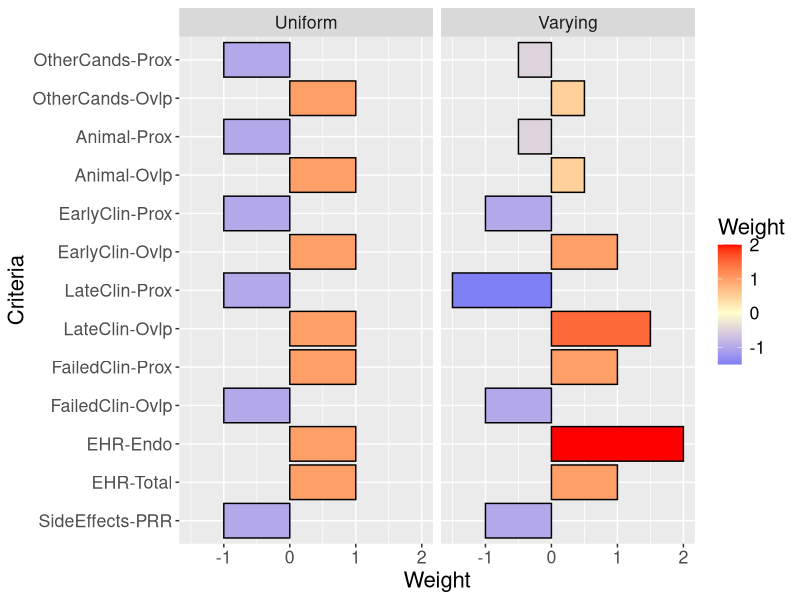
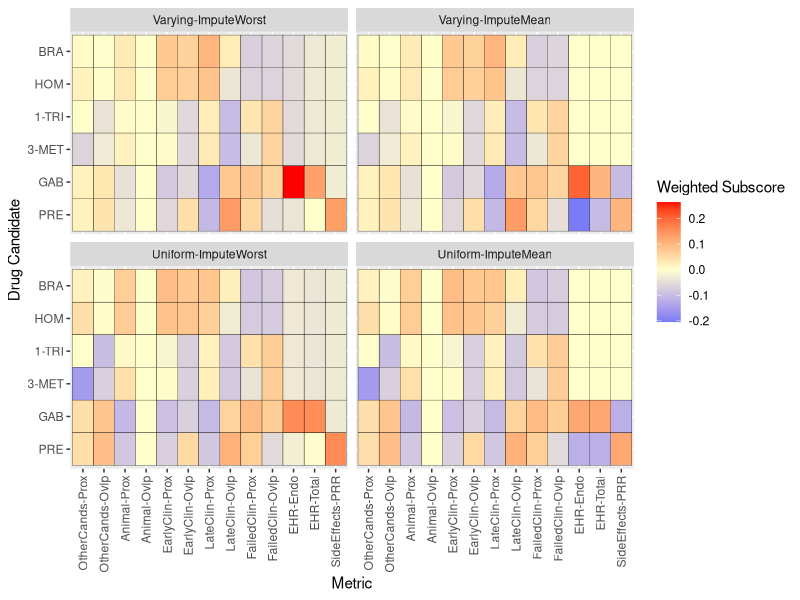
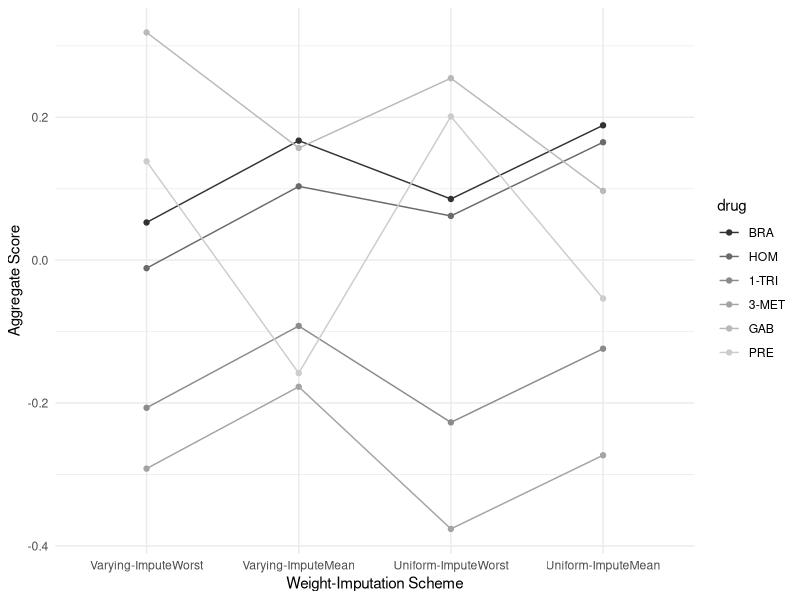
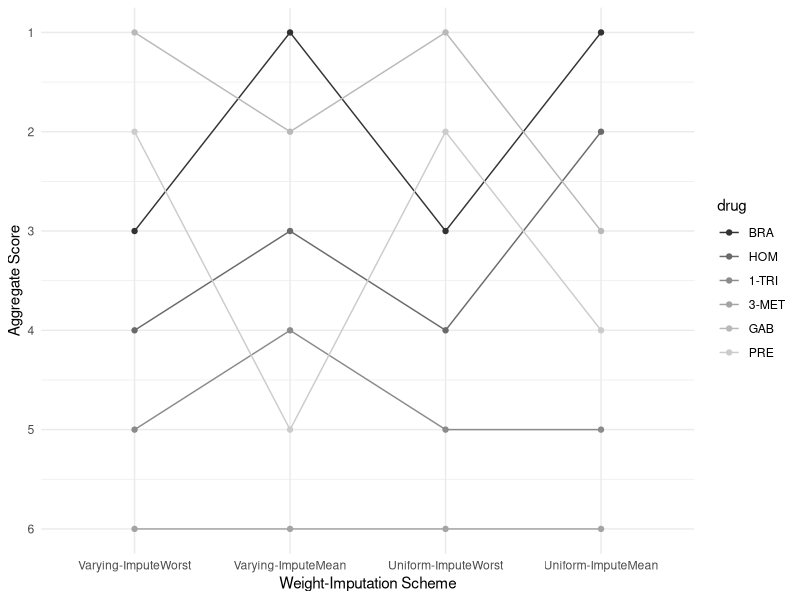
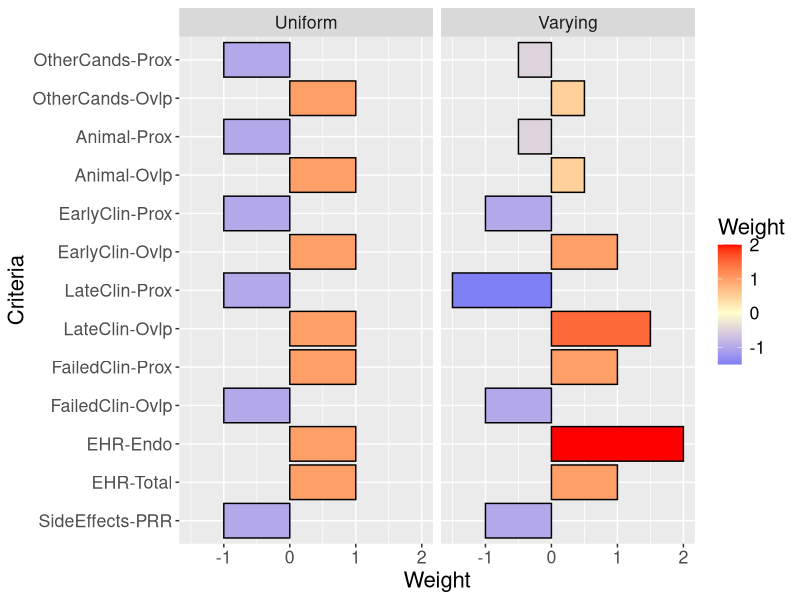
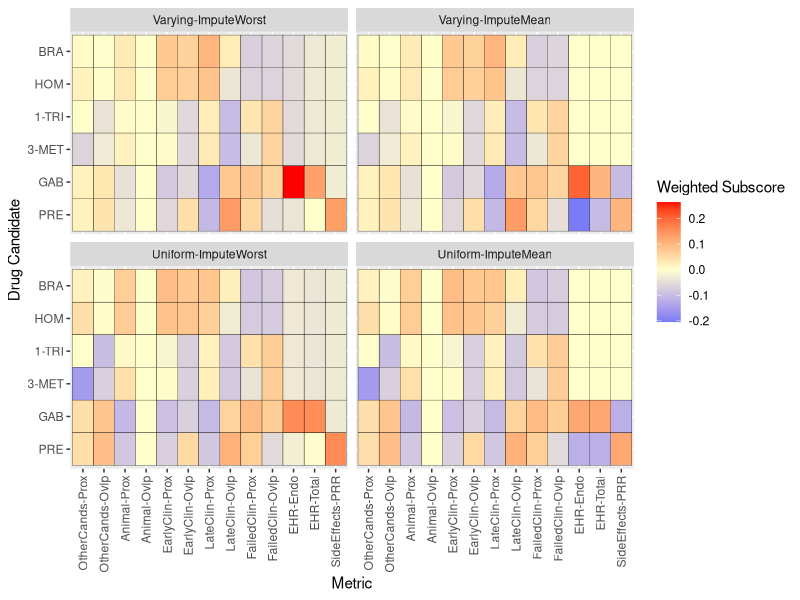
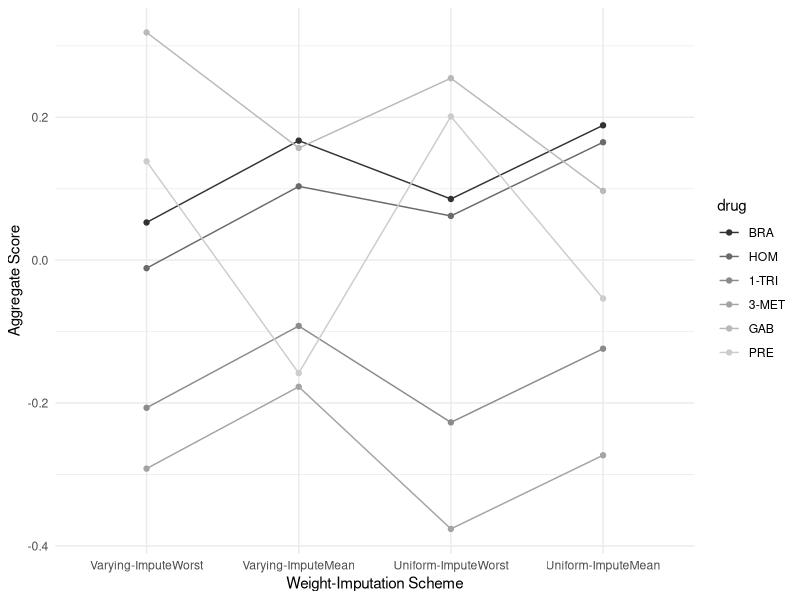
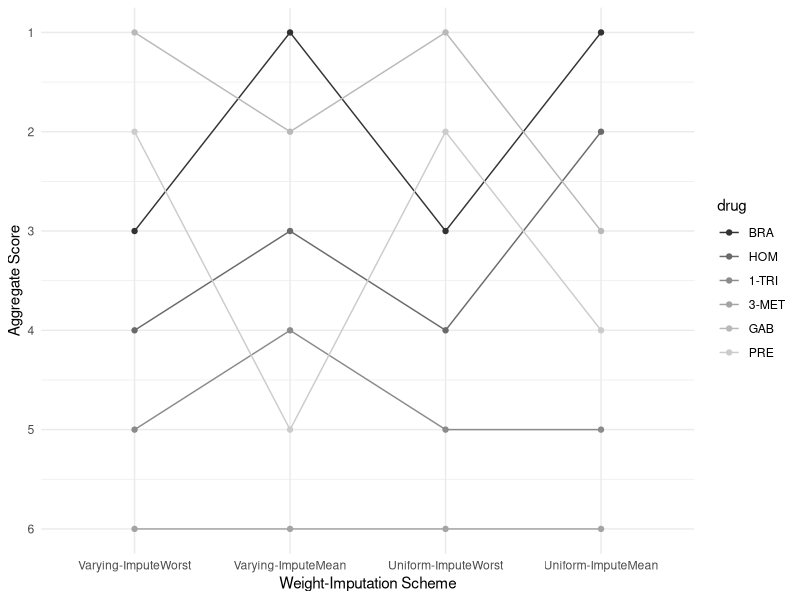

Generate these figures, in order, with R:
## ---- chunk 1
knitr::opts_chunk$set(echo = TRUE)

library(here)
library(readxl)
library(tidyverse)
library(ggplot2)

## ---- chunk 2
overlap_df <- read.csv(here('data/score_output/metric_similarity.csv'))
side_effect_df <- read.csv(here('data/score_output/metric_prr.csv'))
ehr_df <- read_excel(here('data/score_output/metric_ehr.xlsx'))

overlap_reformat_df <- overlap_df |> 
  dplyr::select(drug, reference, proximity, raw_overlap) |> # exclude pval from evidence score for now
  mutate(drug = tolower(drug)) |>
  pivot_wider(names_from=reference, values_from=c(raw_overlap, proximity)) 

side_effect_reformat_df <- side_effect_df |>
  dplyr::select(drug, mean_PRR) |> 
  mutate(drug = tolower(drug)) 

ehr_reformat_df <- ehr_df |>
  dplyr::select(drug, total_taking, endo_taking_excl_window) |> 
  mutate(drug = tolower(drug))

criteria_df <- overlap_reformat_df |>
  left_join(side_effect_reformat_df, by=c('drug')) |>
  left_join(ehr_reformat_df, by=c('drug')) |>
  pivot_longer(!drug, names_to='criteria', values_to='value')
## ---- chunk 3
weights_unif <- read_excel(here('data/score_input/weighting_schemes.xlsx'), sheet='Uniform_Weights')
weights_vary <- read_excel(here('data/score_input/weighting_schemes.xlsx'), sheet='Varying_Weights')
impute_mean <- read_excel(here('data/score_input/weighting_schemes.xlsx'), sheet='Mean_Impute')
impute_worst <- read_excel(here('data/score_input/weighting_schemes.xlsx'), sheet='Worst_Impute')

scheme_unif_mean <- weights_unif |> 
  inner_join(impute_mean, by=c('criteria')) |>
  mutate(scheme = 'uniform_impute_mean')
scheme_unif_worst <- weights_unif |>
  inner_join(impute_worst, by=c('criteria')) |>
  mutate(scheme = 'uniform_impute_worst')
scheme_vary_mean <- weights_vary |>
  inner_join(impute_mean, by=c('criteria')) |>
  mutate(scheme = 'varying_impute_mean')
scheme_vary_worst <- weights_vary |>
  inner_join(impute_worst, by=c('criteria')) |>
  mutate(scheme = 'varying_impute_worst')

schemes_df <- bind_rows(scheme_unif_mean, scheme_unif_worst, scheme_vary_mean, scheme_vary_worst) |>
  group_by(scheme) |>
  mutate(standardized_weight = weight / sum(weight^2))

## ---- chunk 4
scores_df <- criteria_df |>
  left_join(schemes_df, by=c('criteria')) |>
  group_by(scheme, criteria) |>
  mutate(value = 
           case_when(
             is.na(value) & impute_value == 'mean' ~ mean(value, na.rm=TRUE),
             is.na(value) & impute_value == 'max' ~ max(value, na.rm=TRUE),
             is.na(value) & impute_value == 'min' ~ min(value, na.rm=TRUE),
             is.na(value) & impute_value == 'zero' ~ 0,
             TRUE ~ value),
         standardized_value = 
           case_when(
             sd(value) == 0 ~ value,
             TRUE ~ (value - mean(value)) / sd(value)),
         weighted_value = standardized_weight * standardized_value) |>
  dplyr::select(-impute_value)
write.csv(scores_df, here('data/score_output/individual_subscores.csv'))

summed_scores_df <- scores_df |>
  group_by(drug, scheme) |>
  summarise(score = sum(weighted_value)) |>
  arrange(desc(score)) |>
  ungroup() |>
  group_by(scheme) |>
  mutate(rank = 1:n()) 
write.csv(summed_scores_df, here('data/score_output/aggregated_scores.csv'))
## ---- chunk 5
criteria_lbls <- list("proximity_other_cands" = "OtherCands-Prox",
                      "raw_overlap_other_cands" = "OtherCands-Ovlp",
                      "proximity_animal" = "Animal-Prox",
                      "raw_overlap_animal" = "Animal-Ovlp",
                      "proximity_clinical_p12" = "EarlyClin-Prox",
                      "raw_overlap_clinical_p12" = "EarlyClin-Ovlp",
                      "proximity_clinical_p3plus" = "LateClin-Prox",
                      "raw_overlap_clinical_p3plus" = "LateClin-Ovlp",
                      "proximity_clinical_failed" = "FailedClin-Prox",
                      "raw_overlap_clinical_failed" = "FailedClin-Ovlp",
                      "endo_taking_excl_window" = "EHR-Endo",
                      "total_taking" = "EHR-Total",
                      "mean_PRR" = "SideEffects-PRR")

criteria_order <- names(criteria_lbls)

drug_lbls <- list("brassinolide_ctd_00001097" = "BRA",
                  "homocastasterone_ctd_00002741" = "HOM",
                  "1-trichloromethyl-1,2,3,4-tetrahydro-beta-carboline_ctd_00002689" = "1-TRI",
                  "3-methyladenine_ctd_00001217" = "3-MET",
                  "gabapentin" = "GAB",
                  "pregabalin" = "PRE")
drug_order <- names(drug_lbls)

scheme_lbls <- c("varying_impute_worst" = "Varying-ImputeWorst", 
                 "varying_impute_mean" = "Varying-ImputeMean", 
                 "uniform_impute_worst" = "Uniform-ImputeWorst", 
                 "uniform_impute_mean" = "Uniform-ImputeMean")

scheme_order <- names(scheme_lbls)
scheme_labeller <- as_labeller(scheme_lbls)
## ---- chunk 6
weights_vary$criteria_abbrev <- factor(weights_vary$criteria, level=criteria_order)
weights_vary$scheme <- 'Varying'
weights_unif$criteria_abbrev <- factor(weights_unif$criteria, level=criteria_order)
weights_unif$scheme <- 'Uniform'
weights <- bind_rows(weights_vary, weights_unif)

ggplot(weights, aes(x=criteria_abbrev, y=weight, fill=weight)) + 
  geom_col(color='black') +
  scale_fill_gradient2(low = "#075AFF",
                       mid = "#FFFFCC",
                       high = "#FF0000",
                       name='Weight') + 
  scale_x_discrete(labels=criteria_lbls, limits=rev) +
  coord_flip() +
  xlab('Criteria') +
  ylab('Weight') +
  facet_wrap(vars(scheme)) +
  theme(text = element_text(size = 16))    

ggsave(here('figs/weights_bar.png'))

## ---- chunk 7
scores_df$drug <- factor(scores_df$drug, level=drug_order)
scores_df$criteria <- factor(scores_df$criteria, level=criteria_order)
scores_df$scheme <- factor(scores_df$scheme, level=scheme_order)

ggplot(scores_df, aes(criteria, drug, fill=weighted_value)) + 
  geom_tile(color='black') + 
  scale_fill_gradient2(low = "#075AFF",
                       mid = "#FFFFCC",
                       high = "#FF0000",
                       name = "Weighted Subscore") + 
  scale_x_discrete(labels=criteria_lbls) +
  scale_y_discrete(labels=drug_lbls, limits=rev) + 
  theme(axis.text.x = element_text(angle = 90, vjust=0.5, hjust=1)) +
  facet_wrap(vars(scheme), labeller=scheme_labeller) +
  xlab("Metric") + 
  ylab("Drug Candidate")

ggsave(here('figs/score_heatmaps.png'))

## ---- chunk 8
summed_scores_df$drug <- factor(summed_scores_df$drug, level=drug_order)
summed_scores_df$scheme <- factor(summed_scores_df$scheme, level=scheme_order)

ggplot(summed_scores_df, aes(x=scheme, y=score, group=drug, color=drug)) +
  geom_line() +
  geom_point() +
  scale_x_discrete(labels=scheme_lbls) +
  scale_color_discrete(labels=drug_lbls) + 
  scale_color_grey(labels=drug_lbls) +
  xlab('Weight-Imputation Scheme') + 
  ylab('Aggregate Score') +
  theme_minimal()

ggsave(here('figs/score_lineplot.png'))

ggplot(summed_scores_df, aes(x=scheme, y=rank, group=drug, color=drug)) +
  geom_line() +
  geom_point() +
  scale_x_discrete(labels=scheme_lbls) +
  scale_y_reverse(breaks=1:6) +
  scale_color_grey(labels=drug_lbls) + 
  xlab('Weight-Imputation Scheme') + 
  ylab('Aggregate Score') +
  theme_minimal() 

ggsave(here('figs/rank_lineplot.png'))

